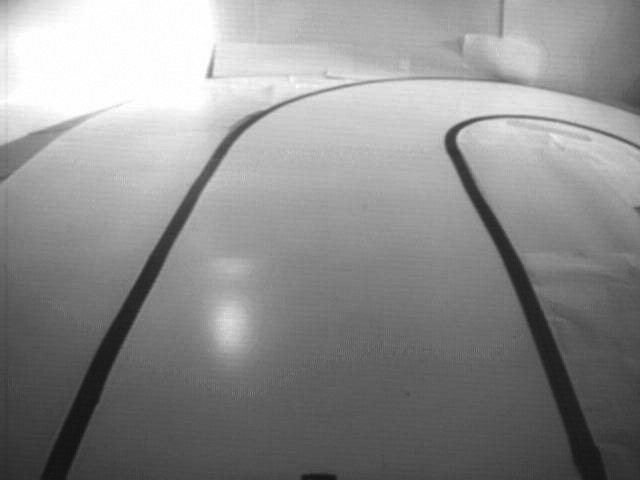
%> input picture 7.bmp, 640 x 480 px
$ octave image_Center.m   (GNU Octave 9; MATLAB toolbox functions it lacks are replaced by stand-ins)
%> lines starting %> are read from the running program, lines starting %| are printed output that depends on the picture; in (x1, y1, x2, y2) boxes, pixels count from 0 and x2, y2 are one past the last pixel; in counts of white or black regions, pixels touching at a corner belong together; the program's own positions count from 1
clc;
clear all;
img_BMP = imread('7.bmp','bmp');
%> img_BMP is the input picture: size 480x640 uint8; min 19, max 255, mean 141.2
subplot(2,3,1),imshow(img_BMP);
img_size = size(img_BMP)%显示图像大小
%> img_size = [480 640]
img_2Value = zeros(img_size(1), img_size(2));%二值化图像数组
img_Edge = zeros(img_size(1), img_size(2));     %边缘检测图像数组
img_Contrast = zeros(img_size(1), img_size(2)); %锐化图像数组
img_histeq = histeq(img_BMP,255);                %直方图规定化
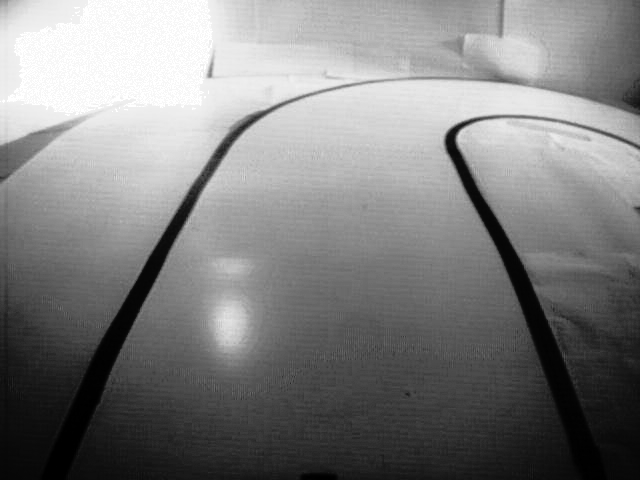
%> img_histeq: size 480x640 uint8; min 0, max 255, mean 127.8
subplot(2,3,2),imshow(img_histeq);
img_BMP(3,6)
%> ans = 162
sum = 0.0;

%*****求出原图像平均灰度值*****%
for i=1:480
    for j=1:640
        sum = sum + double(img_BMP(i,j));
    end
end
%> after the loop, sum = 43385784
ave_SrcGray = sum/(640*480)     %计算原图像平均灰度值
%> ave_SrcGray = 141.2
incre_Gray = 300.0 / ave_SrcGray%计算需要增强对比度的值
%> incre_Gray = 2.12

%*****原图像对比度增强*****%
for i=1:480
    for j=1:640
       %img_Contrast(i,j) = double(img_BMP(i,j)) * incre_Gray;%对比度增强
       img_Contrast(i,j) = (double(img_BMP(i,j)) - 127.5 * (1 - 0.1)) * 1.558287 +127.5 * ( 1 +0.1);%对比度增强
       if( img_Contrast(i,j) > 255)
           img_Contrast(i,j) = 255;%
       else if(img_Contrast(i,j) < 0)
               img_Contrast(i,j) = 0;
           end
       end
    end
end
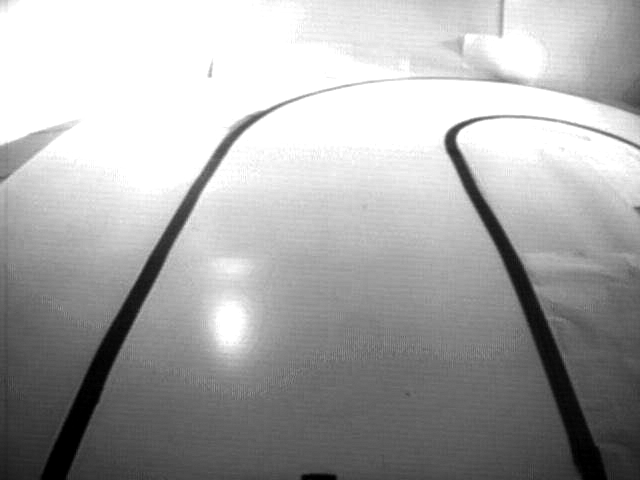
%> img_Contrast: size 480x640 double; min 0, max 255, mean 169.3
subplot(2,3,3),imshow(img_Contrast,[0,255]);

%*****求出对比度增强后图像平均灰度值*****%
sum = 0.0;
for i=1:480
    for j=1:640
        sum = sum + double(img_Contrast(i,j));
    end
end
%> after the loop, sum = 52015230
ave_CntrastGray = sum/(640*480)%计算处理后图像平均灰度值
%> ave_CntrastGray = 169.3

%*****二值化图像*****%
for i=1:480
    for j=1:640
        if(img_Contrast(i,j) >ave_CntrastGray)
            img_2Value(i,j) = 255;
        else
            img_2Value(i,j) = 0;
        end
    end
end
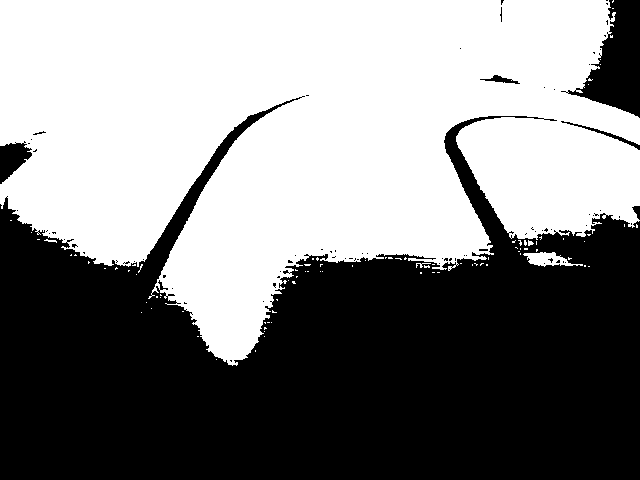
%> img_2Value: size 480x640 double; 51.7% white; 80 black regions (74 under 20 px), largest, box (x1, y1, x2, y2) and area: (0, 96, 640, 480) 142333, (561, 0, 640, 118) 4449, (0, 141, 32, 184) 804, (561, 121, 640, 150) 234, (480, 75, 520, 84) 138, (632, 206, 640, 220) 64
subplot(2,3,4),imshow(img_2Value);

%边缘检测，模拟出赛道边界
side_Left = 320;
side_Right = 320;
for i=479:-1:2
    leftCnt = side_Left;
    rightCnt = side_Right;
    for j=leftCnt:-1:3
        if( (img_Contrast(i,j+1) - img_Contrast(i,j-1)) > 20 && img_Contrast(i,j-1) < 170 || img_Contrast(i+1,j) - img_Contrast(i-1,j) > 25)
            img_Edge(i,j) = 255;
            if(abs(j - side_Left) > 40)
                side_Left = 320;
            else
                side_Left = j + 10;
            end
            %continue;
        end
    end

    for j=rightCnt:1:638
        if( (img_Contrast(i,j+1) - img_Contrast(i,j-1))  > 20 && img_Contrast(i,j+1) < 170 || img_Contrast(i-1,j) - img_Contrast(i+1,j) > 25)
            img_Edge(i,j) = 255;
            if(abs(j - side_Right) > 40)
                side_Right = 320;
            else
                side_Right = j - 10;
            end
            %continue;
        end
    end
end
%> this loop made 478 passes
%> rightCnt on passes 2 to 4: 320, 320, 320
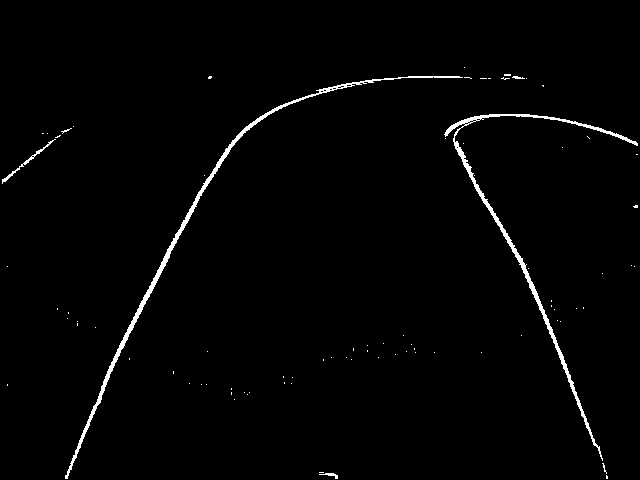
%> img_Edge: size 480x640 double; 1.5% white; 83 white regions (78 under 20 px), largest, box (x1, y1, x2, y2) and area: (65, 76, 463, 479) 2212, (444, 114, 638, 461) 2016, (2, 139, 56, 184) 161, (319, 473, 338, 479) 45, (512, 76, 525, 79) 25
%> after the loop, side_Left = 320; side_Right = 320
subplot(2,3,5),imshow(img_Edge);
% [23 lines of commented-out code are left out]
side_LeftDot = 0;
side_RightDot = 0;
side_Left = 320;
side_Right = 320;
for i=479:-1:2
    for j= 2:639
        if(img_Edge(i+1,j) > 200 && (img_Edge(i-1,j-1) > 200 || img_Edge(i-1,j+1) > 200))
            img_Edge(i,j) = 255;
            break;
        end
        if(img_Edge(i-1,j) > 200 && (img_Edge(i+1,j-1) > 200 || img_Edge(i+1,j+1) > 200))
            img_Edge(i,j) = 255;
            break;
        end
    end
    for j= 3:638
        if(img_Edge(i,j+1) > 200 && (img_Edge(i-1,j-1) > 200 || img_Edge(i+1,j-1) > 200 ||  img_Edge(i,j-1) > 200))
            img_Edge(i,j) = 255;
        end
        if(img_Edge(i,j-1) > 200 && (img_Edge(i-1,j+1) > 200 || img_Edge(i+1,j+1) > 200 ||  img_Edge(i,j+1) > 200))
            img_Edge(i,j) = 255;
        end
    end
end
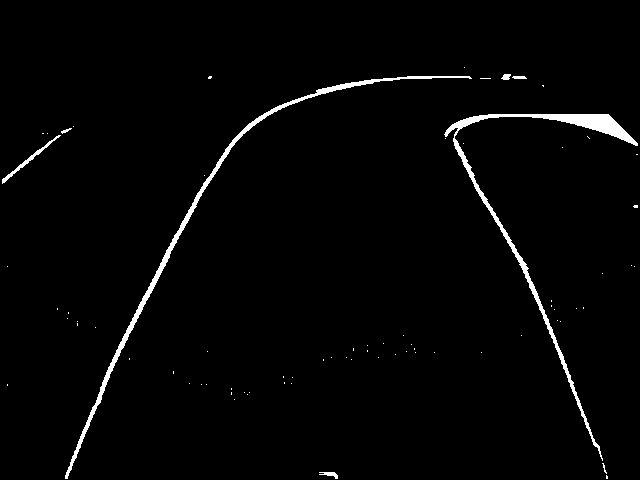
%> img_Edge: size 480x640 double; 2% white; 75 white regions (68 under 20 px), largest, box (x1, y1, x2, y2) and area: (444, 114, 638, 461) 2968, (65, 76, 472, 479) 2620, (2, 135, 61, 184) 239
for i=1:480
    for j= side_Left:-1:1
        if(img_Edge(i,j) > 200)
            side_LeftDot = j;
            break;
        else
            side_LeftDot = 0;
        end
    end
    for j= side_Right:640
        if(img_Edge(i,j) > 200)
            side_RightDot = j;
            break;
        else
            side_RightDot = 0;
        end
    end
    if(side_RightDot ~= 0 && side_LeftDot ~= 0)
        img_Edge(i,int16((side_RightDot + side_LeftDot)/2)) = 255;
        sideLeft = int16((side_RightDot + side_LeftDot)/2);
        side_Right = sideLeft;
    end
end
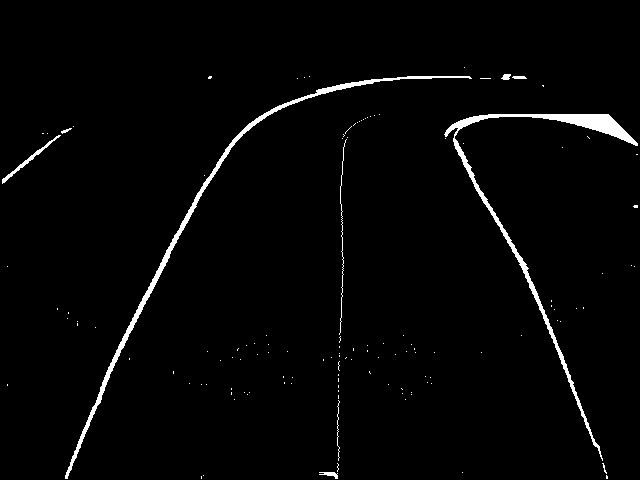
%> img_Edge: size 480x640 double; 2.1% white; 130 white regions (121 under 20 px), largest, box (x1, y1, x2, y2) and area: (444, 114, 638, 461) 2968, (65, 76, 472, 479) 2620, (2, 135, 61, 184) 239
%> after the loop, sideLeft = 202; side_LeftDot = 0; side_Right = 202; side_RightDot = 0
subplot(2,3,6),imshow(img_Edge);

img_small = zeros(60,170); %
for i=1:60
    leftCnt = side_Left;
    rightCnt = side_Right;
	for j = 1:170
        img_small(i,j) = img_Edge(int16(i) * (8-((61-i)/60 * 8)) + 1,int16(3.764 * j));
    end
end
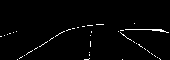
%> img_small: size 60x170 double; 1.9% white in thin lines or dots, all inside (x1, y1, x2, y2) = (0, 23, 169, 60)
figure(2);imshow(img_small,[0,255]);
%
